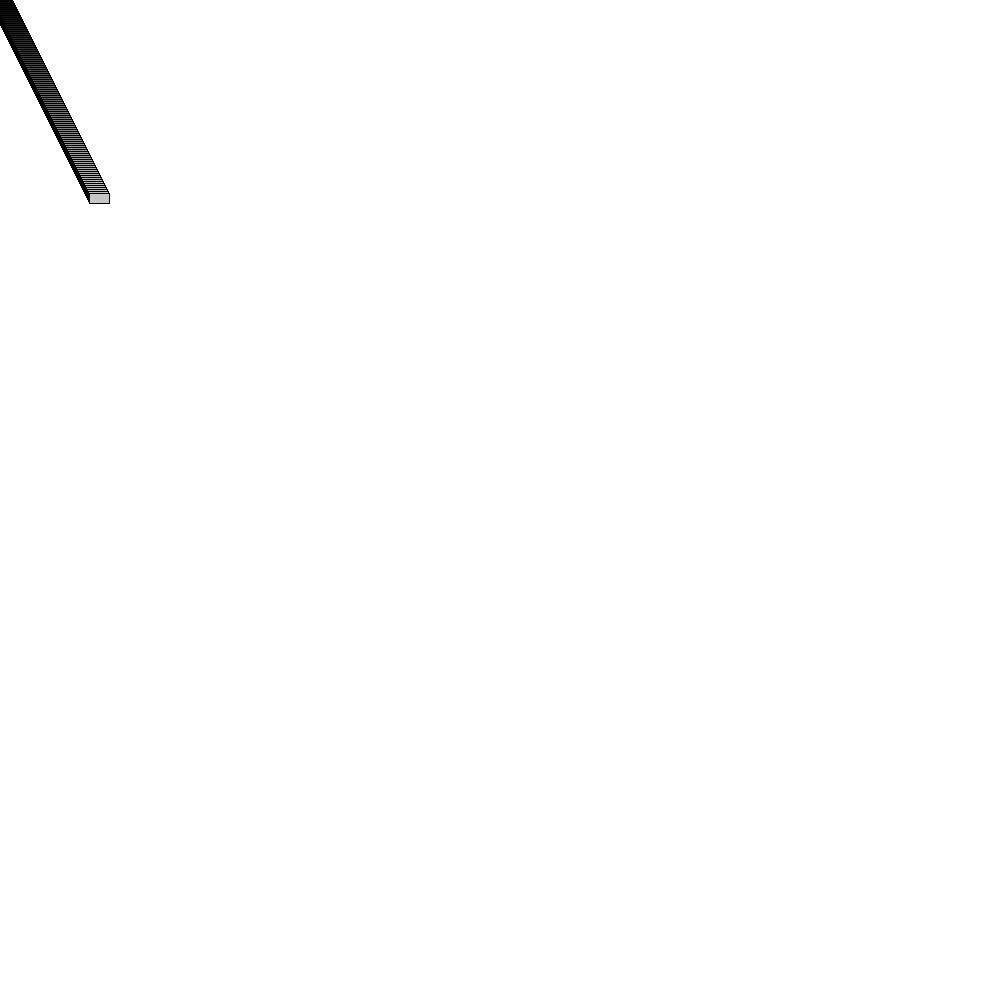
Frame 1 (no input)
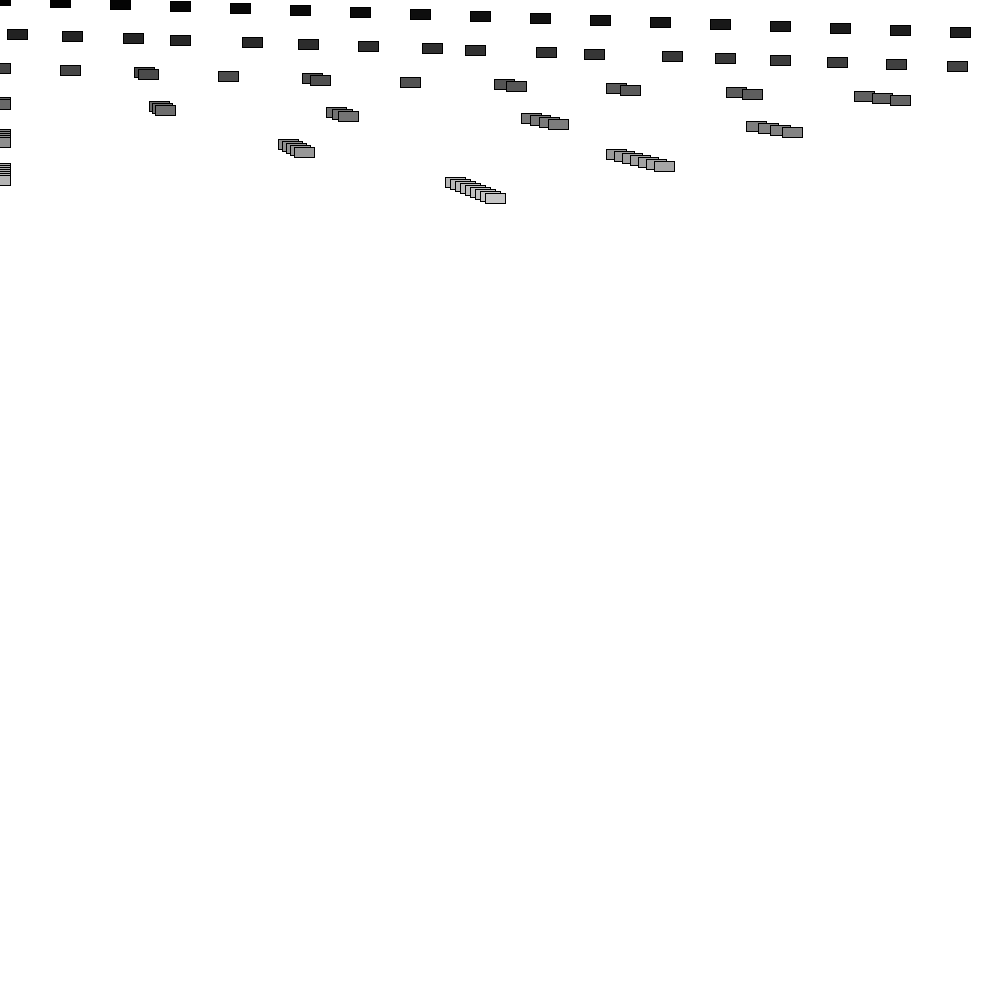
Frame 60 (the mouse pressed at the canvas centre just before this capture)
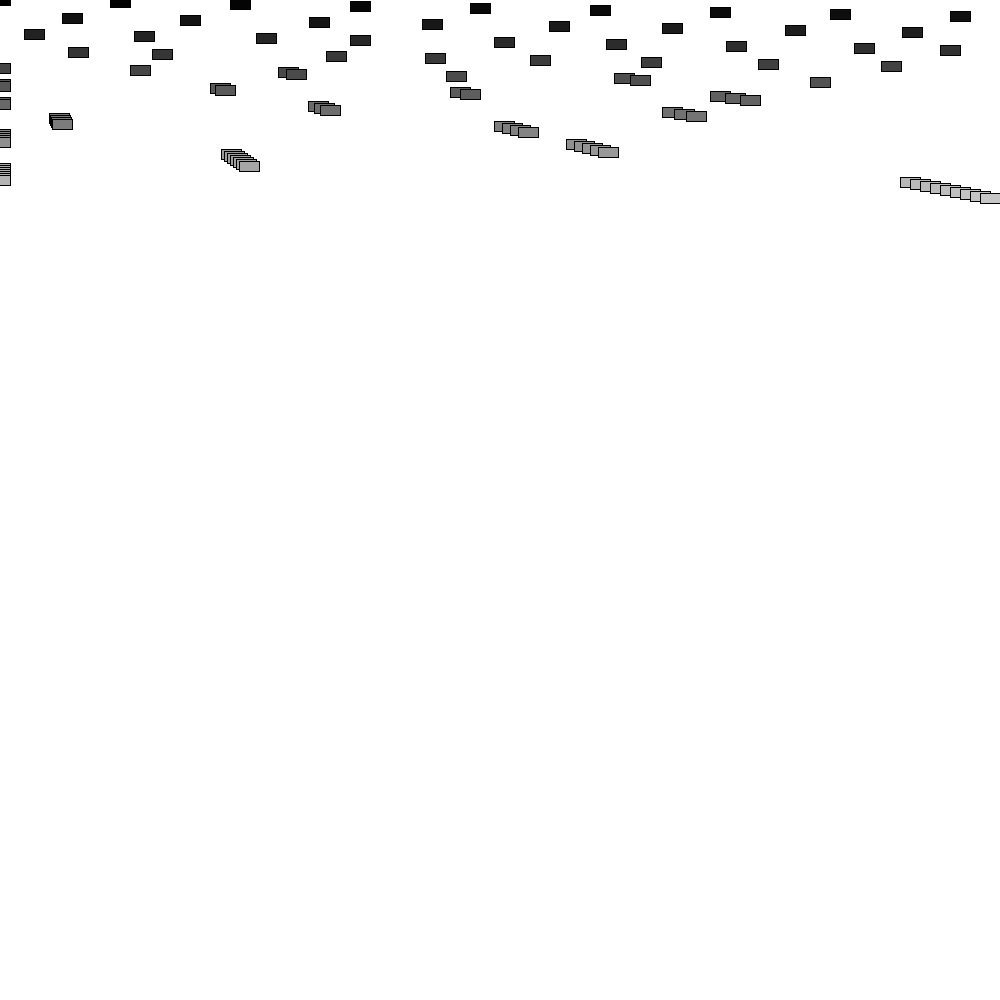
Frame 120 (the mouse held since frame 60 and released just before this capture)

The Processing sketch that drew these frames (run headless with seeded random() and noise(); from frame 60 on, the mouse is pressed at the canvas centre):

// Processing sketch: kapitel_9_eksempel_9_9___bil_eksempel_med_1000_biler
// ── kapitel_9_eksempel_9_9___bil_eksempel_med_1000_biler.pde
Car[] cars = new Car[100];


void setup() {
  size(1000, 1000);

  //initialize Car arrays
  for (int i = 0; i < cars.length; i++) {
    cars[i] = new Car(color(i*2), 0, i*2, i);
  }
}

void draw() {
  background(255);
  // Operate Car arrays. lav den visuelle bil og bevæg den
  for (int i = 0; i < cars.length; i++) {
    cars[i].move();
    cars[i].display();
  }
}

class Car { //Class indeholder alt for at lave bilen

  color c;
  float xPos;
  float yPos;
  float xSpeed;

  Car(color tempC, float tempxPos, float tempyPos, float tempxSpeed) { //Constructor så man kan sætte forskellige værdier ind 
    c = tempC;
    xPos = tempxPos;
    yPos = tempyPos;
    xSpeed = tempxSpeed;
  }

  void display() {
    //this car is a square
    rectMode(CENTER);
    fill(c);
    rect(xPos, yPos, 20, 10);
  }

  void move() {
    xPos = xPos + xSpeed;
    if (xPos > width) {
      xPos = 0;
    }
  }
}
